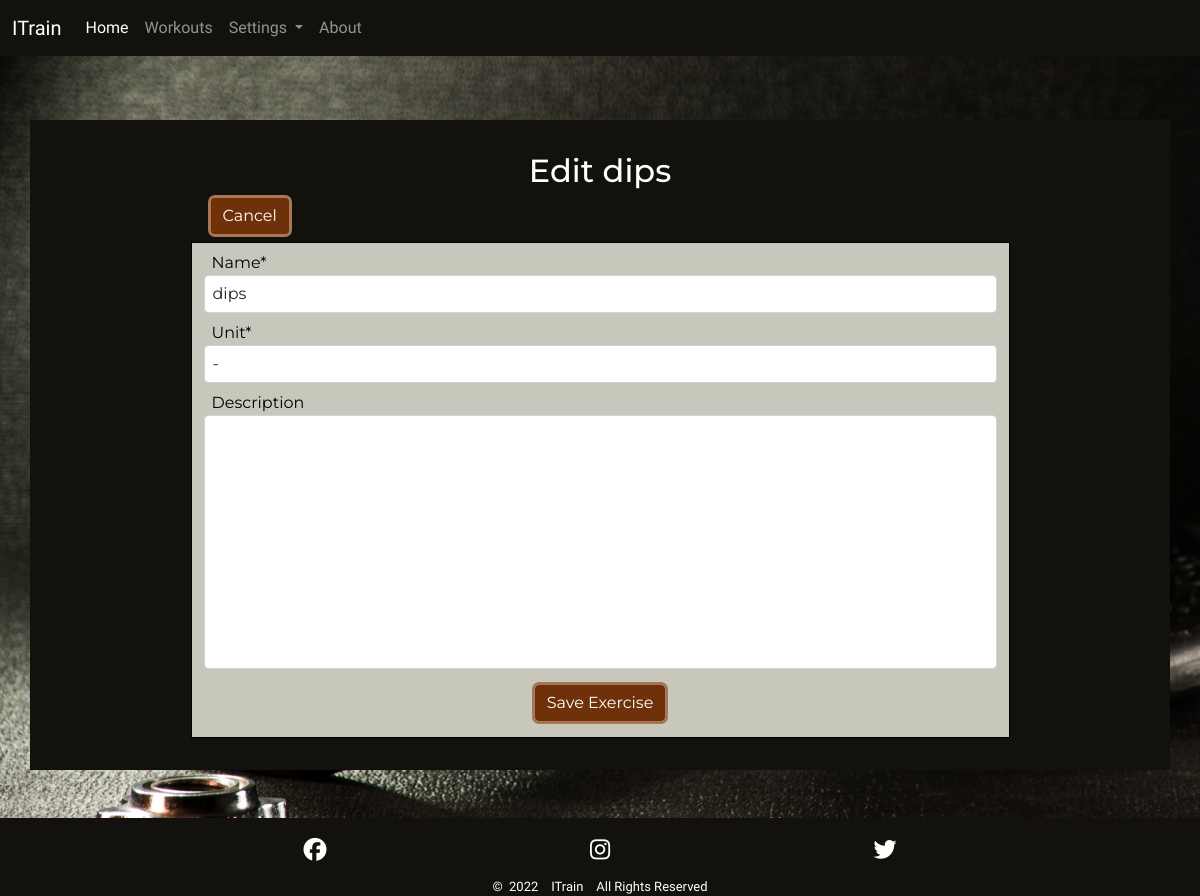
/edit_exercise/7/, run on an earlier commit of the app's database.
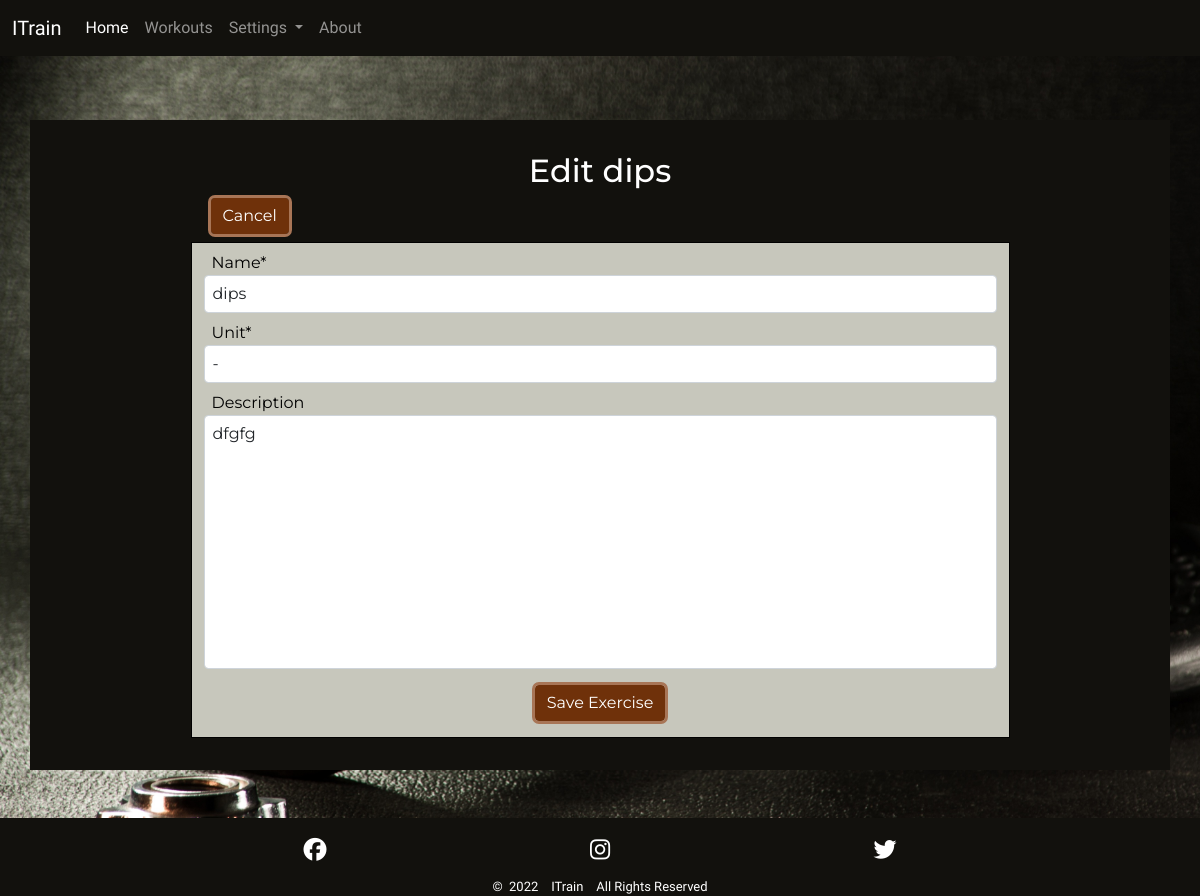
And on a later commit of the database.
### setup/models.py (models this page shows, shortened)
class Exercise(models.Model):
    name = models.CharField(max_length=30, unique=True, null=False,
                            blank=False)
    unit = models.ForeignKey(ExerciseUnit, null=False, blank=False,
                             on_delete=models.SET_DEFAULT, default=get_default_exercise_unit)
    description = models.TextField(max_length=200, blank=True)
    class Meta:
        ordering = ['name']

class ExerciseUnit(models.Model):
    name = models.CharField(max_length=5, unique=True, null=False, blank=False)
    class Meta:
        ordering = ['name']
    def __str__(self):
        return self.name

### setup/views.py (the view, shortened to what this page needs)
# urls.py: path('edit_exercise/<int:exercise_id>/', edit_exercise,
def edit_exercise(request, exercise_id):
    exercise = get_object_or_404(Exercise, id=exercise_id)
    exercise_form = ExerciseForm(instance=exercise)
    context = {
        'form': exercise_form,
        'exercise': exercise,
    }
    return render(request, 'setup/edit_exercise.html', context)

### setup/forms.py
class ExerciseForm(forms.ModelForm):
    class Meta:
        model = Exercise
        fields = ['name',
                  'unit',
                  'description',
                  ]

### setup/templates/setup/edit_exercise.html (shortened to what this page needs)
{% extends 'base.html' %}
{% block content %}
{%load crispy_forms_tags %}
<div class="jumbotron container p1 p-sm-2 mt-md-3">
    <div class="jumbotron-head justify-content-center text-center mt-3">
        <h2 class="pt-2">Edit {{ exercise.name }}</h2>
        <div class="container-md content-list-container ps-sm-4 pe-sm-4 dark-clr text-start">
            <a href="{% url 'exercises' %}">
                <button class="btn ms-2 mb-2">Cancel</button>
            </a>
            <div class="row session-workout content-list row-cols-1 ">
                <form action="{% url 'edit_exercise' exercise.id %}" method="POST">
                    {{ form | crispy }}
                    <div class="text-center pt-3 pb-3">
                        <input type="submit" class="btn" value="Save Exercise">
                    </div>
                </form>
            </div>
        </div>
    </div>
</div>
{% endblock content%}

What changed in the data, as far as the page shows it:
changed Exercise "dips": description (not shown) → "dfgfg"
